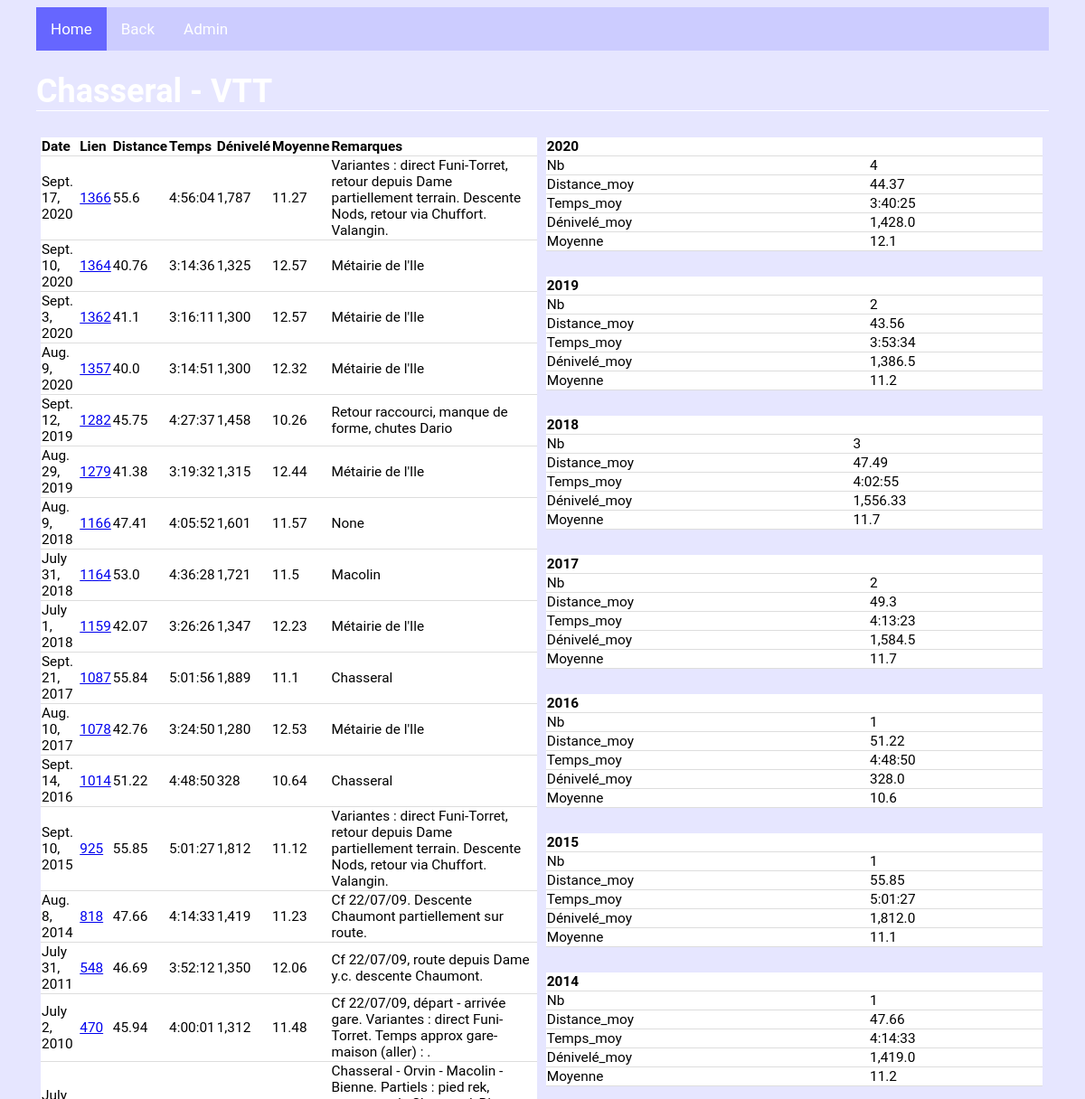
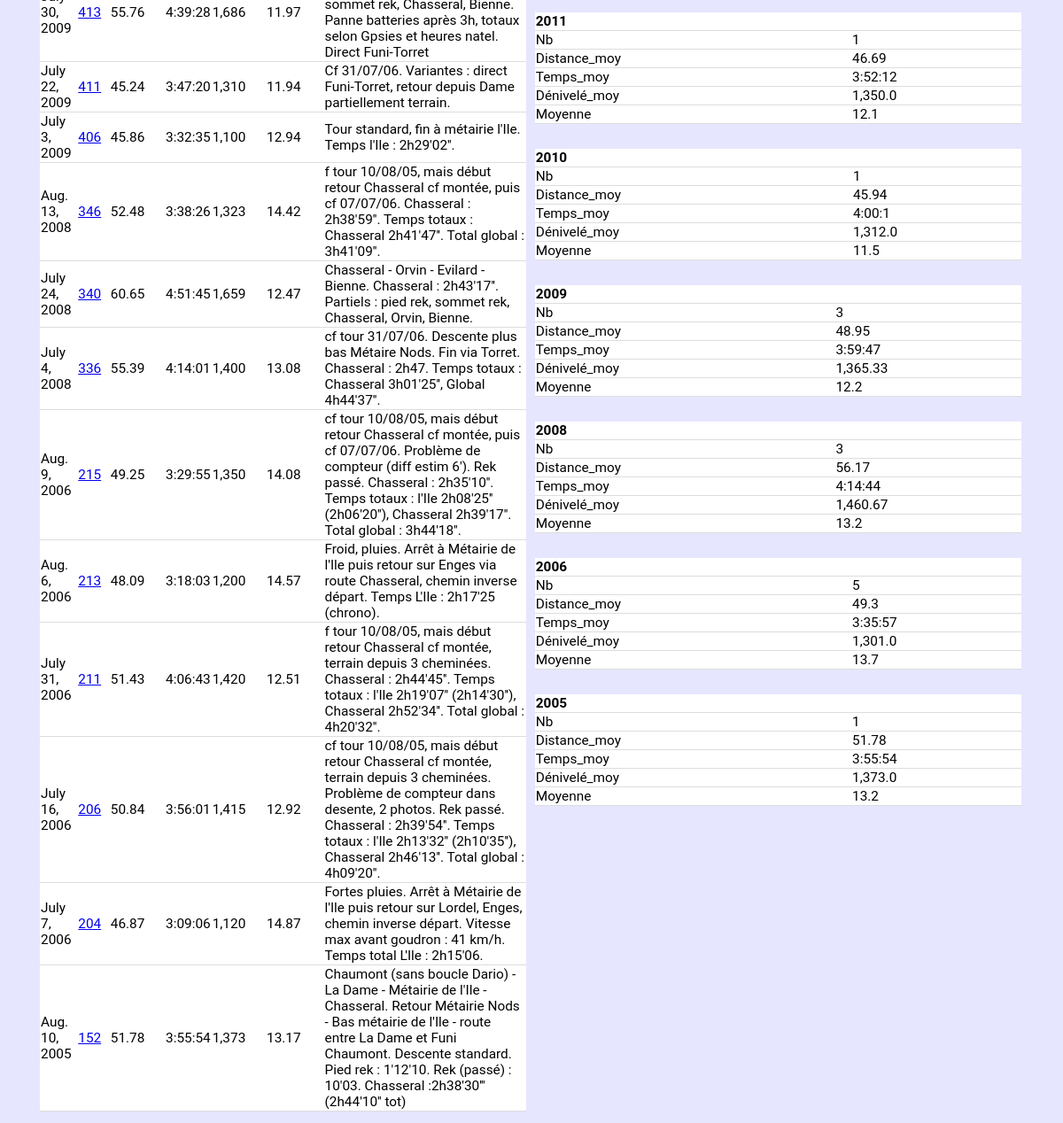
The page /biketours/tours/5/ on the database its author committed (2 pictures, top to bottom).
### biketours/models.py (models this page shows, shortened)
class BikeTour(models.Model):
    Parcours = models.CharField(max_length=250, default=None)
    Variante = models.CharField(max_length=250, default=None, blank=True, null=True)
    But = models.ForeignKey(But, on_delete=models.CASCADE)
    Type = models.ForeignKey(Type, on_delete=models.CASCADE)
    Descriptif = models.CharField(max_length=1000, default=None, blank=True, null=True)
    Descr_part_1 = models.CharField(max_length=250, default=None, blank=True, null=True)
    Dist_part_1 = models.FloatField(default=None, blank=True, null=True)
    Deniv_part_1 = models.FloatField(default=None, blank=True, null=True)
    Descr_part_2 = models.CharField(max_length=250, default=None, blank=True, null=True)
    Dist_part_2 = models.FloatField(default=None, blank=True, null=True)
    Deniv_part_2 = models.FloatField(default=None, blank=True, null=True)
    Descr_part_3 = models.CharField(max_length=250, default=None, blank=True, null=True)
    Dist_part_3 = models.FloatField(default=None, blank=True, null=True)
    Deniv_part_3 = models.FloatField(default=None, blank=True, null=True)
    Descr_part_4 = models.CharField(max_length=250, default=None, blank=True, null=True)
    Dist_part_4 = models.FloatField(default=None, blank=True, null=True)
    Deniv_part_4 = models.FloatField(default=None, blank=True, null=True)
    Descr_part_5 = models.CharField(max_length=250, default=None, blank=True, null=True)
    Dist_part_5 = models.FloatField(default=None, blank=True, null=True)
    Deniv_part_5 = models.FloatField(default=None, blank=True, null=True)
    Descr_part_6 = models.CharField(max_length=250, default=None, blank=True, null=True)
    Dist_part_6 = models.FloatField(default=None, blank=True, null=True)
    Deniv_part_6 = models.FloatField(default=None, blank=True, null=True)
    Descr_part_7 = models.CharField(max_length=250, default=None, blank=True, null=True)
    Dist_part_7 = models.FloatField(default=None, blank=True, null=True)
    Deniv_part_7 = models.FloatField(default=None, blank=True, null=True)
    Descr_part_8 = models.CharField(max_length=250, default=None, blank=True, null=True)
    Dist_part_8 = models.FloatField(default=None, blank=True, null=True)
    Deniv_part_8 = models.FloatField(default=None, blank=True, null=True)
    Descr_part_9 = models.CharField(max_length=250, default=None, blank=True, null=True)
    Dist_part_9 = models.FloatField(default=None, blank=True, null=True)
    Deniv_part_9 = models.FloatField(default=None, blank=True, null=True)
    Descr_part_10 = models.CharField(max_length=250, default=None, blank=True, null=True)
    Dist_part_10 = models.FloatField(default=None, blank=True, null=True)
    Deniv_part_10 = models.FloatField(default=None, blank=True, null=True)
    def title(self):
        if self.Variante is None:
            return(self.Parcours)
        else :
            return(self.Parcours + " - " + self.Variante)

class Perfo(models.Model):
    Refparcours = models.ForeignKey(BikeTour, blank=True, null=True, on_delete=models.CASCADE)
    Date = models.DateField(default=None)
    Distance = models.FloatField(default=None)
    Temps = models.DurationField(default=None)
    Remarques = models.CharField(max_length=1000, default=None, blank=True, null=True)
    Dénivelé = models.FloatField(default=None, blank=True, null=True)
    Vitesse_max = models.FloatField(default=None, blank=True, null=True)
    FC_moy = models.FloatField(default=None, blank=True, null=True)
    FC_max = models.FloatField(default=None, blank=True, null=True)
    Temps_part_1 = models.DurationField(default=None, blank=True, null=True)
    Temps_part_2 = models.DurationField(default=None, blank=True, null=True)
    Temps_part_3 = models.DurationField(default=None, blank=True, null=True)
    Temps_part_4 = models.DurationField(default=None, blank=True, null=True)
    Temps_part_5 = models.DurationField(default=None, blank=True, null=True)
    Temps_part_6 = models.DurationField(default=None, blank=True, null=True)
    Temps_part_7 = models.DurationField(default=None, blank=True, null=True)
    Temps_part_8 = models.DurationField(default=None, blank=True, null=True)
    Temps_part_9 = models.DurationField(default=None, blank=True, null=True)
    Temps_part_10 = models.DurationField(default=None, blank=True, null=True)
    def moy(self):
        if (self.Distance is None or self.Temps is None) :
            vmoy=None
        else :
            vmoy=round(self.Distance/self.Temps.total_seconds()*3600,2)
        return(vmoy)

### biketours/views.py (the view)
# urls.py: re_path(r"^tours/(?P<tour_id>[0-9]+)/$", views.perf_tours, name="perf_tours"),
def perf_tours(request, tour_id):
    all_perf = Perfo.objects.filter(Refparcours=tour_id).order_by("-Date")
    tour = BikeTour.objects.get(pk=tour_id)
    perf_y=dict()
    for y in all_perf.dates("Date", "year", order="DESC") :
        perf_y[y.year] = agrperfo(all_perf.filter(Date__year=y.year), stat="avg")
    context = {"all_perf":all_perf,
               "perf_y":perf_y,
               "tour":tour}
    return render(request, "biketours/perfo.html" ,context)

### biketours/views.py (called while the page is built, shortened)
def fmt_dct(k, v):  # formatage des résultats agrégés (Nb, Distance_totale/moy, Temps_total/moy, Dénivelé_total/moy)
    if v is None:
        return(v)
    elif re.search("Nb", k) and v is not None:
        return(round(v,0))
    elif re.search("Moy", k) and v is not None:
        return(round(v,1))
    elif (re.search("Distance",k) or re.search("Dénivelé", k)) and v is not None:
        return(format(round(v,2), ","))
    elif re.search("Temps",k) and v is not None:
        s = v.total_seconds()
        hours = s // 3600
        minutes = (s % 3600) // 60
        seconds = s % 60
        return(str(int(hours))+ ":" + str(int(minutes)).zfill(2) + ":" + str(int(seconds))).zfill(2)

def v_moy(qset, suffix): # suffix à introduire manuellement (string)
    if (qset["Distance"+suffix] is None or qset["Temps"+suffix] is None) :
        vmoy=None
    else :
        vmoy=qset["Distance"+suffix]/qset["Temps"+suffix].total_seconds()*3600
    return(vmoy)

def agrperfo(qset, stat="sum", div=3, form=True): # calcul des résultats agrégés (perfo) + mise en forme (! agrégation sur tout le queryset !)
    if stat=="sum":
        res=qset.aggregate(Nb=Count("Distance"), Distance_tot=Sum("Distance"), Temps_tot=Sum("Temps"), Dénivelé_tot=Sum("Dénivelé"))
        res["Moyenne"]=v_moy(res, "_tot")
    if stat=="avg":
        res=qset.aggregate(Nb=Count("Distance"), Distance_moy=Avg("Distance"), Temps_moy=Avg("Temps"), Dénivelé_moy=Avg("Dénivelé"))
        res["Moyenne"]=v_moy(res, "_moy")
    if form :
        res_form={k:fmt_dct(k, v) for k , v in res.items() }
    else :
        res_form=res
    return(res_form)

### biketours/templates/biketours/perfo.html
{% extends 'biketours/base.html' %}
{% block content %}
{% load humanize %}
<h1> {{tour.title}} </h1>
{% if all_perf %}
<div class="row">
	<div class="col_2">
		<table>
			<tr>
				<th>Date</th>
				<th>Lien</th>
				<th>Distance</th>
				<th>Temps</th>
				<th>Dénivelé</th>
				<th>Moyenne</th>
				<th>Remarques</th>
			</tr>
			{% for n in all_perf %}
			<tr>
				<td>{{n.Date}}</td>
				<td><a href="./{{n.pk}}/">{{n.pk}} </a></td>
				<td>{{n.Distance}}</td>
				<td>{{n.Temps}}</td>
				<td>{{n.Dénivelé|floatformat|intcomma}}</td>
				<td>{{n.moy}}</td>
				<td>{{n.Remarques}}</td>
			</tr>
			{% endfor %}
		</table>
	</div>
	<div class="col_2">
		{% for k, v in perf_y.items %}
		<table>
			<tr>
				<th colspan="2">{{k}} </th>
			</tr>
				{% for a, b in v.items %}
				<tr>
					<td>{{a}} </td>
					<td>{{b}} </td>
				</tr>
				{% endfor %}
		</table>
		<br>
		{% endfor %}
	</div>
</div>
{% else %}
	<h1> C'est vide ? .... </h1>
{% endif %}
{% endblock %}

### biketours/static/biketours/mystyle.css (style rules this page uses)
table { width: 100%; border-bottom: 1px solid #ddd; border-collapse: collapse; text-align: left; background-color: white; font-size:80%; table-layout: auto; }
th, td { border-bottom: 1px solid #ddd; border-collapse: collapse; text-align: left; background-color: white; font-size:80%; }
h1 { color: white; font-size:150%; border-bottom: 1px solid white; }
.col_2 { float:left; width:49%; padding:5px; }
.row:after { content:""; display:table; clear:both; }

### rows shown on the page
BikeTour: title "Chasseral - VTT"
Perfo: Date "Sept. 17, 2020", pk "1366", Distance "55.6", Temps "4:56:04", Dénivelé "1,787", moy "11.27", Remarques "Variantes : direct Funi-Torret, retour depuis Dame partiellement terrain. Descente Nods, retour via Chuffort. Valangin."
Perfo: Date "Sept. 10, 2020", pk "1364", Distance "40.76", Temps "3:14:36", Dénivelé "1,325", moy "12.57", Remarques "Métairie de l'Ile"
Perfo: Date "Sept. 3, 2020", pk "1362", Distance "41.1", Temps "3:16:11", Dénivelé "1,300", moy "12.57", Remarques "Métairie de l'Ile"
Perfo: Date "Aug. 9, 2020", pk "1357", Distance "40.0", Temps "3:14:51", Dénivelé "1,300", moy "12.32", Remarques "Métairie de l'Ile"
Perfo: Date "Sept. 12, 2019", pk "1282", Distance "45.75", Temps "4:27:37", Dénivelé "1,458", moy "10.26", Remarques "Retour raccourci, manque de forme, chutes Dario"
Perfo: Date "Aug. 29, 2019", pk "1279", Distance "41.38", Temps "3:19:32", Dénivelé "1,315", moy "12.44", Remarques "Métairie de l'Ile"
Perfo: Date "Aug. 9, 2018", pk "1166", Distance "47.41", Temps "4:05:52", Dénivelé "1,601", moy "11.57", Remarques "None"
Perfo: Date "July 31, 2018", pk "1164", Distance "53.0", Temps "4:36:28", Dénivelé "1,721", moy "11.5", Remarques "Macolin"
Perfo: Date "July 1, 2018", pk "1159", Distance "42.07", Temps "3:26:26", Dénivelé "1,347", moy "12.23", Remarques "Métairie de l'Ile"
Perfo: Date "Sept. 21, 2017", pk "1087", Distance "55.84", Temps "5:01:56", Dénivelé "1,889", moy "11.1", Remarques "Chasseral"
Perfo: Date "Aug. 10, 2017", pk "1078", Distance "42.76", Temps "3:24:50", Dénivelé "1,280", moy "12.53", Remarques "Métairie de l'Ile"
Perfo: Date "Sept. 14, 2016", pk "1014", Distance "51.22", Temps "4:48:50", Dénivelé "328", moy "10.64", Remarques "Chasseral"
Perfo: Date "Sept. 10, 2015", pk "925", Distance "55.85", Temps "5:01:27", Dénivelé "1,812", moy "11.12", Remarques "Variantes : direct Funi-Torret, retour depuis Dame partiellement terrain. Descente Nods, retour via Chuffort. Valangin."
Perfo: Date "Aug. 8, 2014", pk "818", Distance "47.66", Temps "4:14:33", Dénivelé "1,419", moy "11.23", Remarques "Cf 22/07/09. Descente Chaumont partiellement sur route."
Perfo: Date "July 31, 2011", pk "548", Distance "46.69", Temps "3:52:12", Dénivelé "1,350", moy "12.06", Remarques "Cf 22/07/09, route depuis Dame y.c. descente Chaumont."
Perfo: Date "July 2, 2010", pk "470", Distance "45.94", Temps "4:00:01", Dénivelé "1,312", moy "11.48", Remarques "Cf 22/07/09, départ - arrivée gare. Variantes : direct Funi-Torret. Temps approx gare-maison (aller) : ."
Perfo: Date "July 30, 2009", pk "413", Distance "55.76", Temps "4:39:28", Dénivelé "1,686", moy "11.97", Remarques "Chasseral - Orvin - Macolin - Bienne. Partiels : pied rek, sommet rek, Chasseral, Bienne. Panne batteries après 3h, totaux selon Gpsies et heures natel. Direct Funi-Torret"
Perfo: Date "July 22, 2009", pk "411", Distance "45.24", Temps "3:47:20", Dénivelé "1,310", moy "11.94", Remarques "Cf 31/07/06. Variantes : direct Funi-Torret, retour depuis Dame partiellement terrain."
Perfo: Date "July 3, 2009", pk "406", Distance "45.86", Temps "3:32:35", Dénivelé "1,100", moy "12.94", Remarques "Tour standard, fin à métairie l'Ile. Temps l'Ile : 2h29'02''."
Perfo: Date "Aug. 13, 2008", pk "346", Distance "52.48", Temps "3:38:26", Dénivelé "1,323", moy "14.42", Remarques "f tour 10/08/05, mais début retour Chasseral cf montée, puis cf 07/07/06. Chasseral : 2h38'59''. Temps totaux : Chasseral 2h41'47''. Total global : 3h41'09''."
Perfo: Date "July 24, 2008", pk "340", Distance "60.65", Temps "4:51:45", Dénivelé "1,659", moy "12.47", Remarques "Chasseral - Orvin - Evilard - Bienne. Chasseral : 2h43'17''. Partiels : pied rek, sommet rek, Chasseral, Orvin, Bienne."
Perfo: Date "July 4, 2008", pk "336", Distance "55.39", Temps "4:14:01", Dénivelé "1,400", moy "13.08", Remarques "cf tour 31/07/06. Descente plus bas Métaire Nods. Fin via Torret. Chasseral : 2h47. Temps totaux : Chasseral 3h01'25'', Global 4h44'37''."
Perfo: Date "Aug. 9, 2006", pk "215", Distance "49.25", Temps "3:29:55", Dénivelé "1,350", moy "14.08", Remarques "cf tour 10/08/05, mais début retour Chasseral cf montée, puis cf 07/07/06. Problème de compteur (diff estim 6'). Rek passé. Chasseral : 2h35'10''. Temps totaux : l'Ile 2h08'25'' (2h06'20''), Chasseral 2h39'17''. Total global : 3h44'18''."
Perfo: Date "Aug. 6, 2006", pk "213", Distance "48.09", Temps "3:18:03", Dénivelé "1,200", moy "14.57", Remarques "Froid, pluies. Arrêt à Métairie de l'Ile puis retour sur Enges via route Chasseral, chemin inverse départ. Temps L'Ile : 2h17'25 (chrono)."
Perfo: Date "July 31, 2006", pk "211", Distance "51.43", Temps "4:06:43", Dénivelé "1,420", moy "12.51", Remarques "f tour 10/08/05, mais début retour Chasseral cf montée, terrain depuis 3 cheminées. Chasseral : 2h44'45''. Temps totaux : l'Ile 2h19'07'' (2h14'30''), Chasseral 2h52'34''. Total global : 4h20'32''."
Perfo: Date "July 16, 2006", pk "206", Distance "50.84", Temps "3:56:01", Dénivelé "1,415", moy "12.92", Remarques "cf tour 10/08/05, mais début retour Chasseral cf montée, terrain depuis 3 cheminées. Problème de compteur dans desente, 2 photos. Rek passé. Chasseral : 2h39'54''. Temps totaux : l'Ile 2h13'32'' (2h10'35''), Chasseral 2h46'13''. Total global : 4h09'20''."
Perfo: Date "July 7, 2006", pk "204", Distance "46.87", Temps "3:09:06", Dénivelé "1,120", moy "14.87", Remarques "Fortes pluies. Arrêt à Métairie de l'Ile puis retour sur Lordel, Enges, chemin inverse départ. Vitesse max avant goudron : 41 km/h. Temps total L'Ile : 2h15'06."
Perfo: Date "Aug. 10, 2005", pk "152", Distance "51.78", Temps "3:55:54", Dénivelé "1,373", moy "13.17", Remarques "Chaumont (sans boucle Dario) - La Dame - Métairie de l'Ile - Chasseral. Retour Métairie Nods - Bas métairie de l'Ile - route entre La Dame et Funi Chaumont. Descente standard. Pied rek : 1'12'10. Rek (passé) : 10'03. Chasseral :2h38'30''' (2h44'10'' tot)"

### other values the page prints
{{ k }} "2020" "2019" "2018" "2017" "2016" "2015" "2014" "2011" "2010" "2009" "2008" "2006" "2005"
{{ a }} "Nb" "Distance_moy" "Temps_moy" "Dénivelé_moy" "Moyenne" "Nb" "Distance_moy" "Temps_moy" "Dénivelé_moy" "Moyenne" "Nb" "Distance_moy" "Temps_moy" "Dénivelé_moy" "Moyenne" "Nb" "Distance_moy" "Temps_moy" "Dénivelé_moy" "Moyenne" "Nb" "Distance_moy" "Temps_moy" "Dénivelé_moy" "Moyenne" "Nb" "Distance_moy" "Temps_moy" "Dénivelé_moy" "Moyenne" "Nb" "Distance_moy" "Temps_moy" "Dénivelé_moy" "Moyenne" "Nb" "Distance_moy" "Temps_moy" "Dénivelé_moy" "Moyenne" "Nb" "Distance_moy" "Temps_moy" "Dénivelé_moy" "Moyenne" "Nb" "Distance_moy" "Temps_moy" "Dénivelé_moy" "Moyenne" "Nb" "Distance_moy" "Temps_moy" "Dénivelé_moy" "Moyenne" "Nb" "Distance_moy" "Temps_moy" "Dénivelé_moy" "Moyenne" "Nb" "Distance_moy" "Temps_moy" "Dénivelé_moy" "Moyenne"
{{ b }} "4" "44.37" "3:40:25" "1,428.0" "12.1" "2" "43.56" "3:53:34" "1,386.5" "11.2" "3" "47.49" "4:02:55" "1,556.33" "11.7" "2" "49.3" "4:13:23" "1,584.5" "11.7" "1" "51.22" "4:48:50" "328.0" "10.6" "1" "55.85" "5:01:27" "1,812.0" "11.1" "1" "47.66" "4:14:33" "1,419.0" "11.2" "1" "46.69" "3:52:12" "1,350.0" "12.1" "1" "45.94" "4:00:1" "1,312.0" "11.5" "3" "48.95" "3:59:47" "1,365.33" "12.2" "3" "56.17" "4:14:44" "1,460.67" "13.2" "5" "49.3" "3:35:57" "1,301.0" "13.7" "1" "51.78" "3:55:54" "1,373.0" "13.2"
